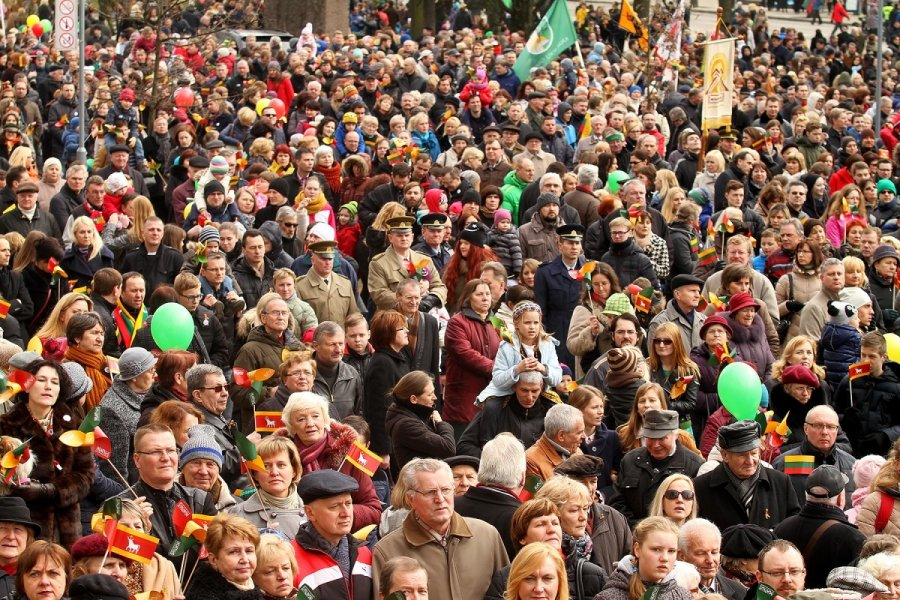
#> input picture images/crowd.jpg, 900 x 600 px
$ python face-detect.py images/crowd.jpg   (older library calls are emulated)
#> lines starting #> are read from the running program, lines starting #| are printed output that depends on the picture; after the words box and inside, x2 and y2 are one past the last pixel; in counts of white or black regions, pixels touching at a corner belong together
# -*- coding: utf-8 -*-
"""
Spyder Editor

This is a temporary script file.
"""

import cv2
import sys

# Get user supplied values
imagePath = sys.argv[1]
cascPath = "haarcascade_frontalface_default.xml"

# Create the haar cascade
faceCascade = cv2.CascadeClassifier(cascPath)

# Read the image
image = cv2.imread(imagePath)
#> image is the input picture: shape (600, 900, 3); mean B, G, R 79.7, 95.9, 124.4
gray = cv2.cvtColor(image, cv2.COLOR_BGR2GRAY)
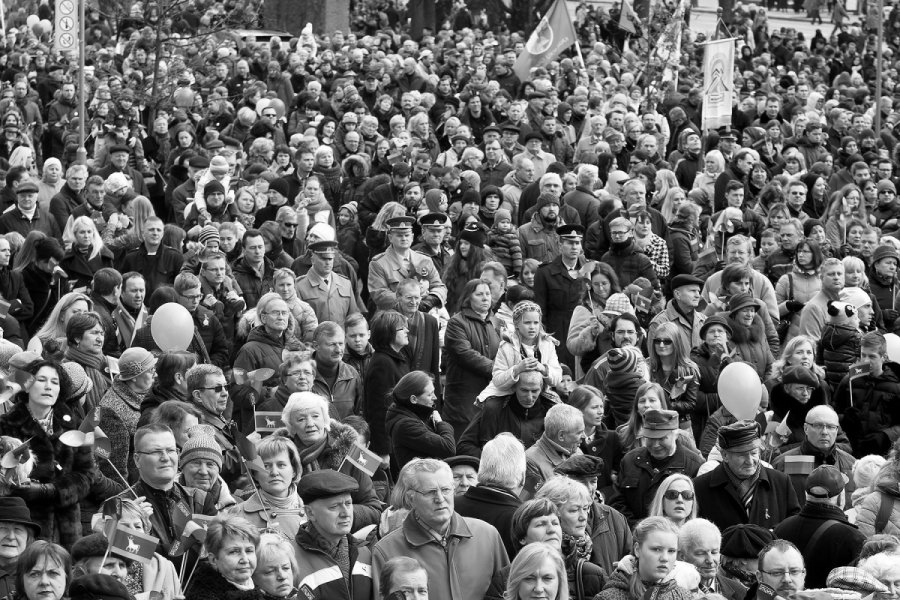
#> gray: shape (600, 900); min 0, max 255, mean 102.6

# Detect faces in the image
faces = faceCascade.detectMultiScale(
    gray,
    scaleFactor=1.1 ,
    minNeighbors=5,
    minSize=(30, 30),
    flags = cv2.cv.CV_HAAR_SCALE_IMAGE
)
#> faces = [[29, 366, 38, 38], [291, 403, 38, 38], [801, 409, 44, 44], [144, 437, 39, 39], [255, 449, 41, 41], [416, 473, 46, 46], [654, 476, 50, 50], [219, 533, 48, 48], [690, 538, 38, 38], [766, 557, 40, 40], [176, 442, 51, 51], [640, 532, 47, 47]]

print("Found {0} faces!".format(len(faces)))
#| Found 12 faces!

# Draw a rectangle around the faces
for (x, y, w, h) in faces:
    cv2.rectangle(image, (x, y), (x+w, y+h), (0, 0, 255), 3)
#> this loop made 12 passes
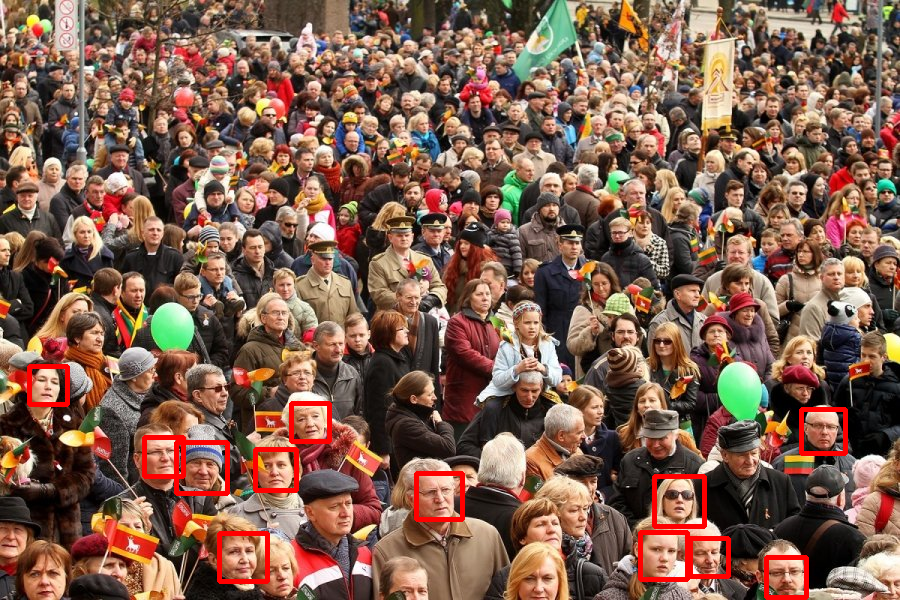
#> image: shape (600, 900, 3); 1.88% of pixels changed, all inside (x1, y1, x2, y2) = (27, 364, 848, 600)

#for (x, y, w, h) in faces:
#    cv2.imshow("Adding faces to traning set...", image[y: y + h, x: x + w])
#    cv2.waitKey(0)

cv2.imshow("Faces found", image)
cv2.waitKey(0)

$ run again, on images/modi_obama.jpg
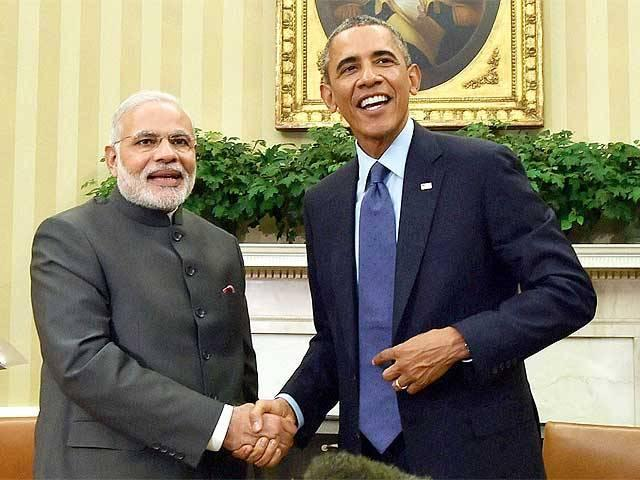
#> input picture images/modi_obama.jpg, 640 x 480 px
#> image is the input picture: shape (480, 640, 3); mean B, G, R 104.6, 123.9, 129.2
#> `gray = cv2.cvtColor(image, cv2.COLOR_BGR2GRAY)`:
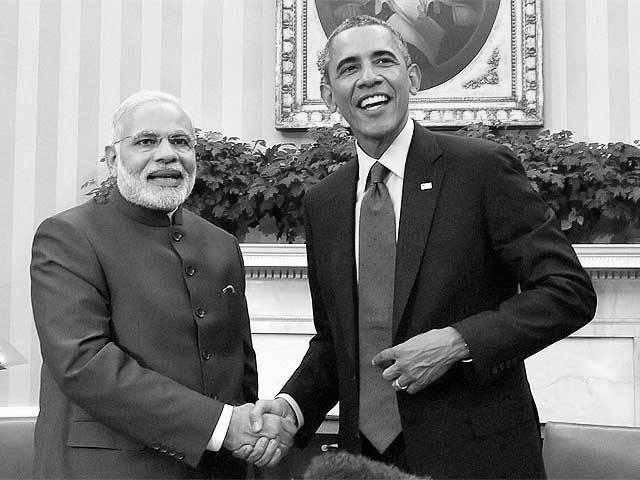
#> gray: shape (480, 640); min 0, max 255, mean 123.3
#> faces = [[318, 25, 97, 97], [118, 104, 94, 94]]
#| Found 2 faces!
#> the loop `for (x, y, w, h) in faces:` made 2 passes
#> after the loop `for (x, y, w, h) in faces:`:
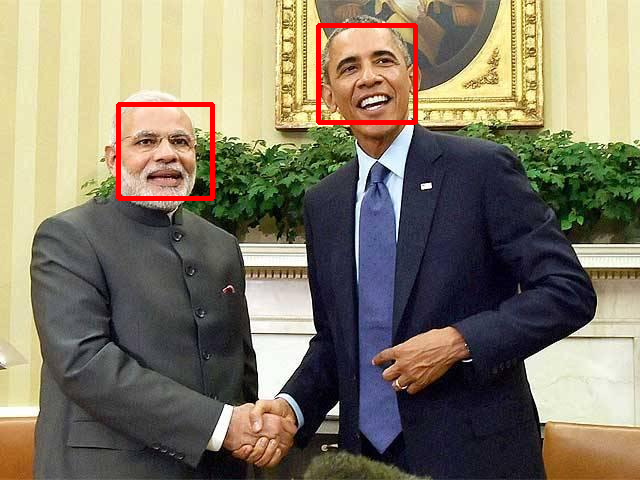
#> image: shape (480, 640, 3); 1.24% of pixels changed, all inside (x1, y1, x2, y2) = (116, 23, 418, 201)

$ run again, on images/abba.png
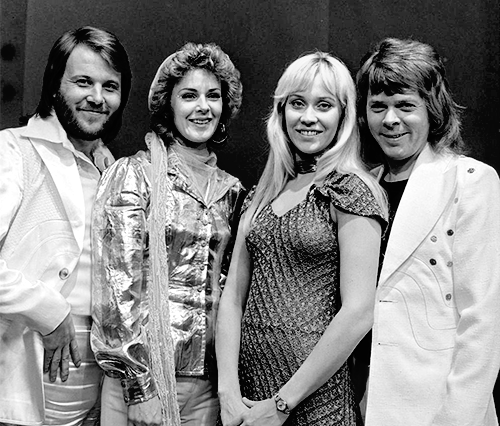
#> input picture images/abba.png, 500 x 426 px
#> image is the input picture: shape (426, 500, 3); min 0, max 255, mean 130.8
#> faces = [[168, 70, 66, 66], [56, 55, 75, 75], [267, 69, 87, 87], [354, 78, 74, 74]]
#| Found 4 faces!
#> the loop `for (x, y, w, h) in faces:` made 4 passes
#> after the loop `for (x, y, w, h) in faces:`:
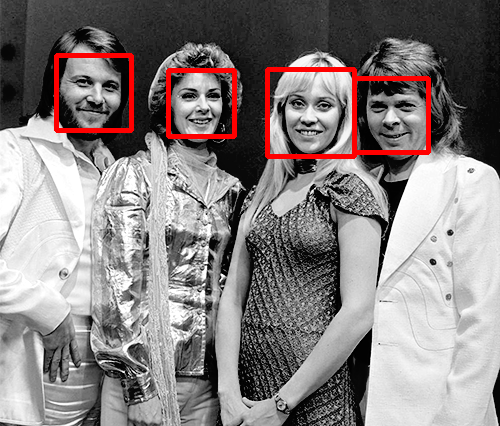
#> image: shape (426, 500, 3); 2.63% of pixels changed, all inside (x1, y1, x2, y2) = (54, 53, 431, 159)
